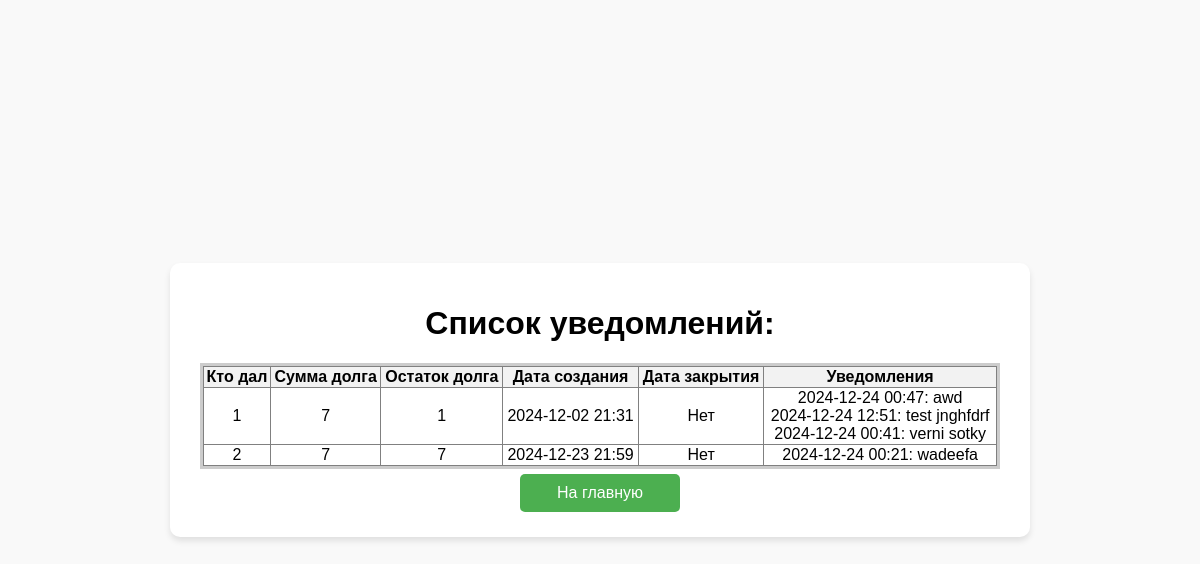
The app's page /notifications_read (signed in) with its own data.
### app.py (models this page shows)
class Debt(db.Model):
    __tablename__ = 'debts'
    debt_id = db.Column(db.Integer, primary_key=True, autoincrement=True)
    debt_amount = db.Column(db.Integer, nullable=False)
    create_dttm = db.Column(db.DateTime, nullable=False, default=datetime.utcnow)
    close_dttm = db.Column(db.DateTime, default=lambda :datetime(5999,1,1,0,0,0))              # DEFAULT '5999-01-01'
    debt_amount_return = db.Column(db.Integer, default=0)
    debt_comm = db.Column(db.Text)
    addings_flg = db.Column(db.Boolean, default=False )
    debt_group_id = db.Column(db.Integer, db.ForeignKey('group_debts.gr_debt_id'), default=-1)
    borrower_id = db.Column(db.Integer, db.ForeignKey('clients.client_id'), nullable=False)
    debter_id = db.Column(db.Integer, db.ForeignKey('clients.client_id'), nullable=False)
    addings = db.relationship('Adding', backref='debt', lazy='joined')  # Связь для доступа к прикреплениям
    notifications = db.relationship('Notification', backref='debt', lazy='joined' )  # Связь для доступа к прикреплениям
    borrower = relationship('Client', foreign_keys=[borrower_id])
    debter = relationship('Client', foreign_keys=[debter_id])

class Client(db.Model):
    __tablename__ = 'clients'
    client_id = db.Column(db.Integer, primary_key=True )
    client_name = db.Column(db.Text, nullable=False)
    phone = db.Column(db.Text, nullable=False)
    tg_nik = db.Column(db.Text, nullable=False)
    client_password = db.Column(db.Text, nullable=False)
    create_dttm = db.Column(db.DateTime, default=datetime.utcnow )

class Notification(db.Model):
    tablename = 'notifications'
    notification_id = db.Column(db.Integer, primary_key=True, autoincrement=True )
    debt_id = db.Column(db.Integer, db.ForeignKey('debts.debt_id'), nullable=False)
    notification_text = db.Column(db.Text )
    send_dttm = db.Column(db.DateTime, nullable=False, default=datetime.utcnow)
    read_dttm = db.Column(db.DateTime, default=lambda :datetime(5999,1,1,0,0,0))

### app.py (the view)
@app.route('/notifications_read' )
def notifications_read():
    if "username" in session:
        user = Client.query.filter_by(client_name=session['username'] ).first()
        debt_ids = [debt.debt_id for debt in Notification.query.all()]
        debts_get = Debt.query.filter((Debt.borrower_id == user.client_id) & (Debt.debt_id.in_(debt_ids)) ).all()
        return render_template('notifications_read.html', user=user, debts_get=debts_get )
    return render_template('start.html')

### templates/notifications_read.html (shortened to what this page needs)
<!DOCTYPE html>
<html lang="en">
<head>
    <link rel="stylesheet" href="{{ url_for('static', filename='styles.css') }}">
</head>
<body>
    <div class="container">
        <form method="POST" class="text-center">
             <h1>Список уведомлений:</h1>
            <div class="table-container">
                {% if debts_get %}
                <table border="1">
                    <thead>
                        <tr>
                            <th>Кто дал</th>
                            <th>Сумма долга</th>
                            <th>Остаток долга</th>
                            <th>Дата создания</th>
                            <th>Дата закрытия</th>
                            <th>Уведомления</th>
                        </tr>
                    </thead>
                    <tbody>
                        {% for debt in debts_get %}
                        <tr>
                            <td>{{ debt.debter.client_name }}</td>
                            <td>{{ debt.debt_amount }}</td>
                            <td>{{ debt.debt_amount - debt.debt_amount_return }}</td>
                            <td>{{ debt.create_dttm.strftime('%Y-%m-%d %H:%M') }}</td>
                            <td>
                                {% if debt.close_dttm.strftime('%Y-%m-%d %H:%M') == '5999-01-01 00:00' %}
                                    Нет
                                {% else %}
                                    {{debt.close_dttm.strftime('%Y-%m-%d %H:%M')}}
                                {% endif %}
                            </td>
                            <td>
                                {% if debt.notifications %}
                                    {% for notification in debt.notifications %}
                                        {{notification.send_dttm.strftime('%Y-%m-%d %H:%M')}}: {{notification.notification_text }}<br>
                                    {% endfor %}
                                {% else %}
                                    Нет уведомлений
                                {% endif %}
                            </td>
                        </tr>
                        {% endfor %}
                    </tbody>
                </table>
                {% else %}
                    <p>У вас нет уведомлений</p>
                {% endif %}
            </div>
            <a href="/" class="btn btn-login">На главную</a>
        </form>
    </div>
</body>
</html>

### static/styles.css (style rules this page uses)
body { font-family: Arial, sans-serif; background-color: #f9f9f9; display: flex; justify-content: center; align-items: center; height: 100vh; margin: 0; }
.text-center { text-align: center; }
.container { background-color: #ffffff; padding: 20px 30px; border-radius: 10px; box-shadow: 0 4px 6px rgba(0, 0, 0, 0.1); width: 100%; max-width: 800px; text-align: center; overflow: visible; }
.btn { display: inline-block; padding: 10px 20px; margin: 5px; text-align: center; color: #ffffff; text-decoration: none; border: none; border-radius: 5px; font-size: 16px; cursor: pointer; transition: background-color 0.3s ease; min-width: 120px; }
.btn-login { background-color: #4CAF50; }
.table-container { max-height: 200px; overflow-y: auto; border: 3px solid #ccc; }
table { width: 100%; border-collapse: collapse; }
thead { background-color: #f2f2f2; position: sticky; top: 0; z-index: 2; }

### records on screen
Debt: debter.client_name "1", debt_amount "7", debt.debt_amount-debt.debt_amount_return "1", create_dttm "2024-12-02 21:31", shows "Нет"
Notification: send_dttm "2024-12-24 00:47", notification_text "awd"
Notification: send_dttm "2024-12-24 12:51", notification_text "test jnghfdrf"
Notification: send_dttm "2024-12-24 00:41", notification_text "verni sotky"
Debt: debter.client_name "2", debt_amount "7", debt.debt_amount-debt.debt_amount_return "7", create_dttm "2024-12-23 21:59", shows "Нет"
Notification: send_dttm "2024-12-24 00:21", notification_text "wadeefa"
